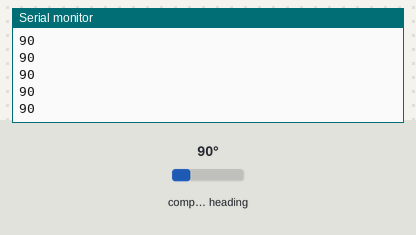
Bench run of a sketch on a simulated Arduino Uno, built with avr-gcc and run on an emulated ATmega328P. On the bench: the last lines printed to the serial monitor. Inputs (shaded band) come from the test bench; at power-on: compass heading 90°.

Above: at 1.2 s.
1.3 s: compass heading set to 7°
At 1.7 s:
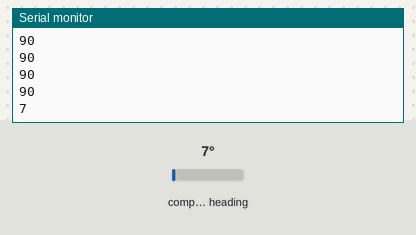
2.8 s: compass heading set to 180°
At 2.95 s:
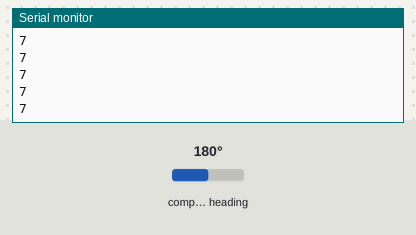
Timing chart, 0 to 5.8 s (numbered marks = the images above; inputs shaded):
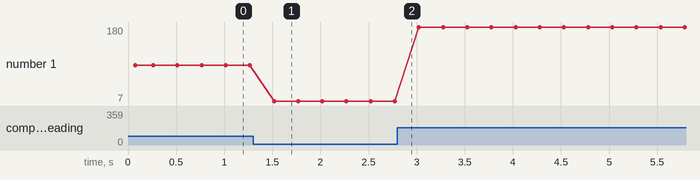

Measured:
- after the input at 1.3 s, the serial monitor: prints a new line after 0.22 s (image 1)
- plotted number 1: 90 → 7 after the input at 1.3 s, 7 → 180 after the input at 2.8 s

The sketch:

MagnetometerWorking.ino
```cpp
#include <QMC5883L.h>
#include <Wire.h>
QMC5883L compass;

void setup()
{
	Wire.begin();

	compass.init();
	compass.setSamplingRate(50);

	Serial.begin(9600);
	Serial.println("QMC5883L Compass Demo");
	Serial.println("Turn compass in all directions to calibrate....");
}

void loop()
{
	int heading = compass.readHeading();
	Serial.println(heading);
  delay(250);

}
```
